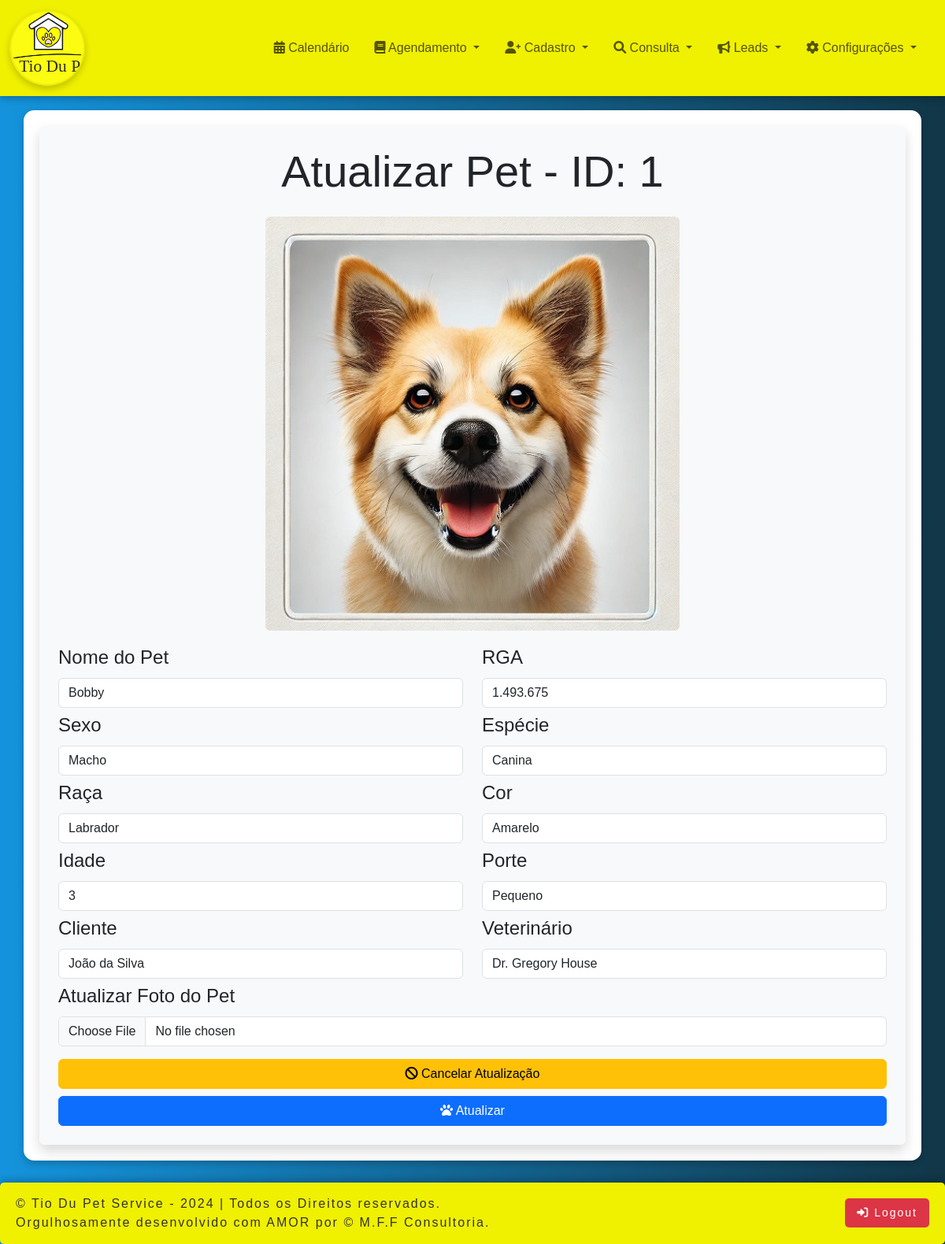
The app's page /office/pet_atualizar.php?id=1 (signed in) with its own data.
### tables this page shows
CREATE TABLE `pet` (
  `id` int(11) NOT NULL,
  `cliente_id` int(11) NOT NULL,
  `veterinario_id` int(11) NOT NULL,
  `foto_pet` varchar(255) DEFAULT NULL,
  `nome` varchar(50) NOT NULL,
  `sexo` varchar(50) NOT NULL,
  `especie` varchar(30) NOT NULL,
  `raca` varchar(50) DEFAULT NULL,
  `cor` varchar(50) DEFAULT NULL,
  `idade` int(11) DEFAULT NULL,
  `porte` varchar(20) DEFAULT NULL,
  `rga` varchar(50) DEFAULT NULL
);

CREATE TABLE `cliente` (
  `id` int(11) NOT NULL,
  `nome` varchar(100) NOT NULL,
  `cpf` varchar(14) NOT NULL,
  `telefone` varchar(15) NOT NULL,
  `email` varchar(100) NOT NULL,
  `endereco` varchar(100) DEFAULT NULL,
  `numero` varchar(10) DEFAULT NULL,
  `complemento` varchar(20) DEFAULT NULL,
  `bairro` varchar(50) NOT NULL,
  `cep` varchar(10) NOT NULL,
  `cidade` varchar(50) NOT NULL,
  `estado` varchar(2) NOT NULL
);

CREATE TABLE `veterinario` (
  `id` int(10) NOT NULL,
  `nome` varchar(100) NOT NULL,
  `telefone` varchar(15) NOT NULL,
  `email` varchar(100) NOT NULL,
  `endereco` varchar(100) DEFAULT NULL,
  `numero` varchar(10) DEFAULT NULL,
  `complemento` varchar(20) DEFAULT NULL,
  `bairro` varchar(50) NOT NULL,
  `cep` varchar(10) NOT NULL,
  `cidade` varchar(50) NOT NULL,
  `estado` varchar(2) NOT NULL
);

### office/pet_atualizar.php (the view, shortened to what this page needs)
<?php
include 'office_header.php';
include 'conexaoAction.php';
$pet_id = intval($_GET['id']);
$sql = "
    SELECT pet.*, cliente.nome AS nome_cliente, veterinario.nome AS nome_veterinario
    FROM pet
    INNER JOIN cliente ON pet.cliente_id = cliente.id
    INNER JOIN veterinario ON pet.veterinario_id = veterinario.id
    WHERE pet.id = ?";
$stmt = $conexao->prepare($sql);
$stmt->bind_param('i', $pet_id);
$stmt->execute();
$resultado = $stmt->get_result();
if ($resultado->num_rows > 0) {
    $row = $resultado->fetch_assoc();
} else {
    echo "<div class='container'><p class='text-danger text-center'>Pet não encontrado.</p></div>";
    exit;
}
$sql_clientes = "SELECT id, nome FROM cliente";
$clientes_result = $conexao->query($sql_clientes);
$sql_veterinarios = "SELECT id, nome FROM veterinario";
$veterinarios_result = $conexao->query($sql_veterinarios);
?>
<head>
</head>
<body>
<div class="container-centered container d-flex justify-content-center align-items-center">
    <div class="form-container col-md-8 bg-light p-4 rounded shadow">
        <h1 class="text-center mb-4 display-4">Atualizar Pet - ID: <?php echo $pet_id; ?></h1>
        <div class="text-center mb-3">
            <?php if (!empty($row['foto_pet'])): ?>
                <img src="uploads/<?php echo $row['foto_pet']; ?>" alt="Foto do Pet" class="img-fluid rounded w-50">
            <?php else: ?>
                <p class="text-muted">Sem foto disponível.</p>
            <?php endif; ?>
        </div>
        <form id="atualizarpetForm">
            <div class="row mb-1">
                <div class="col-md-6">
                    <label for="txtNome" class="form-label">Nome do Pet</label>
                    <input name="txtNome" id="txtNome" type="text" class="form-control" maxlength="50" value="<?php echo htmlspecialchars($row['nome']); ?>" required>
                </div>
                <div class="col-md-6">
                    <label for="txtRga" class="form-label">RGA</label>
                    <input name="txtRga" id="txtRga" type="text" class="form-control" maxlength="9" value="<?php echo htmlspecialchars($row['rga']); ?>" required>
                </div>
            </div>
            <div class="row mb-1">
                <div class="col-md-6">
                    <label for="txtSexo" class="form-label">Sexo</label>
                    <select class="form-control" id="txtSexo" name="txtSexo" value="<?php echo htmlspecialchars($row['sexo']); ?>">
                        <option value="Macho">Macho</option>
                    </select>
                </div>
                <div class="col-md-6">
                    <label for="txtEspecie" class="form-label">Espécie</label>
                    <select class="form-control" id="txtEspecie" name="txtEspecie" value="<?php echo htmlspecialchars($row['especie']); ?>">
                        <option value="Canina">Canina</option>
                        </select>
                </div>
            </div>
            <div class="row mb-1">
                <div class="col-md-6">
                    <label for="txtRaca" class="form-label">Raça</label>
                    <input name="txtRaca" id="txtRaca" type="text" class="form-control" maxlength="50" value="<?php echo htmlspecialchars($row['raca']); ?>">
                </div>
                <div class="col-md-6">
                    <label for="txtCor" class="form-label">Cor</label>
                    <input name="txtCor" id="txtCor" type="text" class="form-control" maxlength="50" value="<?php echo htmlspecialchars($row['cor']); ?>">
                </div>
            </div>
            <div class="row mb-1">
                <div class="col-md-6">
                    <label for="txtIdade" class="form-label">Idade</label>
                    <input name="txtIdade" id="txtIdade" type="number" class="form-control" max="99" value="<?php echo htmlspecialchars($row['idade']); ?>" required>
                </div>
                <div class="col-md-6">
                    <label for="txtPorte" class="form-label">Porte</label>
                    <select class="form-control" id="txtPorte" name="txtPorte" maxlength="50" value="<?php echo htmlspecialchars($row['porte']); ?>" required>
                        <option value="Pequeno">Pequeno</option>
                    </select>
                </div>
            </div>
            <div class="row mb-1">
                <div class="col">
                    <label for="id_cliente" class="form-label">Cliente</label>
                    <select name="id_cliente" id="id_cliente" class="form-control">
                        <?php while ($cliente = $clientes_result->fetch_assoc()): ?>
                            <option value="<?php echo $cliente['id']; ?>" <?php echo ($cliente['id'] == $row['cliente_id']) ? 'selected' : ''; ?>>
                                <?php echo $cliente['nome']; ?>
                            </option>
                        <?php endwhile; ?>
                    </select>
                </div>
                <div class="col">
                    <label for="id_veterinario" class="form-label">Veterinário</label>
                    <select name="id_veterinario" id="id_veterinario" class="form-control">
                        <?php while ($veterinario = $veterinarios_result->fetch_assoc()): ?>
                            <option value="<?php echo $veterinario['id']; ?>" <?php echo ($veterinario['id'] == $row['veterinario_id']) ? 'selected' : ''; ?>>
                                <?php echo $veterinario['nome']; ?>
                            </option>
                        <?php endwhile; ?>
                    </select>
                </div>
            </div>
            <div class="mb-3">
                <label for="foto_pet" class="form-label">Atualizar Foto do Pet</label>
                <input type="file" name="foto_pet" id="foto_pet" class="form-control" accept="image/*">
            </div>
            <div class="text-center">
                <a href="pet_listar.php" class="btn btn-warning w-100 mb-2">
                    <i class="fa fa-ban"></i> Cancelar Atualização
                </a>
                <button type="submit" name="btnAtualizar" class="btn btn-primary w-100">
                    <i class="fa fa-paw"></i> Atualizar
                </button>
            </div>
        </form>
    </div>
</div>
</body>
</html>
<?php
include 'office_footer.php';
?>

### office/office_header.php (shortened to what this page needs)
<?php
function base_url($path = '') {
    return 'http://localhost/tiodupetservice_web/' . $path;
}
?>
<!DOCTYPE html>
<html lang="pt-br">
<head>
    <link href="https://cdn.jsdelivr.net/npm/bootstrap@5.3.3/dist/css/bootstrap.min.css" rel="stylesheet">
    <link rel="stylesheet" href="https://cdnjs.cloudflare.com/ajax/libs/font-awesome/6.0.0-beta3/css/all.min.css">
    <link rel="stylesheet" href="office_style.css">
</head>
<body>
<header>
    <nav class="navbar navbar-expand-lg">
        <div class="container-fluid">
            <a class="navbar-brand logo" href="<?php echo base_url('office/main.php'); ?>"><img src="../assets/images/LogoTioDu.svg" alt="Logo"></a>
            <div class="collapse navbar-collapse" id="navbarNav">
                <ul class="navbar-nav ms-auto">
                <li class="nav-item calendario">
                    <a class="nav-link" href="<?php echo base_url('office/calendar.php'); ?>">
                        <i class="fas fa-calendar-alt"></i> Calendário
                    </a>
                </li>
                    <li class="nav-item dropdown">
                        <a class="nav-link dropdown-toggle" href="<?php echo base_url('office/main.php'); ?>" id="agendamentoDropdown" role="button" data-bs-toggle="dropdown" aria-expanded="false">
                            <i class="fa-solid fa-book"></i> Agendamento
                        </a>
                    </li>
                        <li class="nav-item dropdown">
                            <a class="nav-link dropdown-toggle" href="<?php echo base_url('office/main.php'); ?>" id="cadastroDropdown" role="button" data-bs-toggle="dropdown" aria-expanded="false">
                                <i class="fas fa-user-plus"></i> Cadastro
                            </a>
                        </li>
                    <li class="nav-item dropdown">
                        <a class="nav-link dropdown-toggle" href="<?php echo base_url('office/main.php'); ?>" id="consultaDropdown" role="button" data-bs-toggle="dropdown" aria-expanded="false">
                            <i class="fas fa-search"></i> Consulta
                        </a>
                    </li>
                    <li class="nav-item dropdown">
                        <a class="nav-link dropdown-toggle" href="<?php echo base_url('office/main.php'); ?>" id="leadsDropdown" role="button" data-bs-toggle="dropdown" aria-expanded="false">
                            <i class="fas fa-bullhorn"></i> Leads
                        </a>
                    </li>
                    <li class="nav-item dropdown">
                        <a class="nav-link dropdown-toggle" href="<?php echo base_url('office/main.php'); ?>" id="configDropdown" role="button" data-bs-toggle="dropdown" aria-expanded="false">
                            <i class="fas fa-cog"></i> Configurações
                        </a>
                    </li>
                </ul>
            </div>
        </div>
    </nav>
</header>
<div style="height: 15vh;"></div>
</body>
</html>

### office/office_footer.php (shortened to what this page needs)
<head>
</head>
<body>
    <div class="content-wrap">
        <div style="height: 1vh;"></div>
    </div>
    <footer class="footer">
        <p class="footer-text">© Tio Du Pet Service - 2024 | Todos os Direitos reservados. <br>
        Orgulhosamente desenvolvido com AMOR por © M.F.F Consultoria.</p>
        <a href="logout.php" class="login-btn">
            <i class="fas fa-sign-in-alt"></i> Logout
        </a>
    </footer>
</body>

### office/office_style.css (style rules this page uses)
.container-centered { display: flex; justify-content: center; align-items: center; padding: 20px; margin: 20px auto; background-color: #fff; box-shadow: 0 4px 8px rgba(0, 0, 0, 0.2); border-radius: 10pt; font-size:x-large; }
.form-container { width: 100%; background-color: #f8f9fa; padding: 30px; border-radius: 10px; box-shadow: 0px 4px 12px rgba(0, 0, 0, 0.1); }

### office/office_header.php (style rules this page uses)
body { background: linear-gradient(to right, rgb(20, 147, 220), rgb(17, 54, 71)); font-family: sans-serif; font-size: 1rem; }
.logo img { width: 12vh; height: 12vh; border-radius: 50%; box-shadow: 0 4px 8px rgba(0, 0, 0, 0.2); }
nav { position:fixed!important; width: 100% !important; display: flex; justify-content:space-around; align-items: center; font-family: Verdana, Geneva, Tahoma, sans-serif; background: #f0f001; box-shadow: 0 4px 8px rgba(0, 0, 0, 0.2); margin-bottom: 10pt; z-index: 1000; }
.nav-item { padding-right: 2vh; }

### office/office_footer.php (style rules this page uses)
.content-wrap { flex: 1; }
.footer { display: flex; align-items: center; justify-content: space-between; letter-spacing: 2px; font-size: 16px; background-color: #f0f001; padding: 15px 20px; border-radius: 5px; color: #333; bottom: 0; left: 0; width: 100%; box-shadow: 0 -4px 8px rgba(0, 0, 0, 0.2); }
.footer-text { margin: 0; }
.login-btn { font-size: 14px; color: white; background-color: #dc3545; padding: 8px 15px; border-radius: 5px; text-decoration: none; display: inline-block; transition: background-color 0.3s ease; }

### records on screen
pet: foto_pet (picture), txtNome "Bobby", txtRga "1.493.675", txtSexo "Macho", txtEspecie "Canina", txtRaca "Labrador", txtCor "Amarelo", txtIdade "3", txtPorte "Pequeno", id_cliente "João da Silva", id_veterinario "Dr. Gregory House"

### other values on screen
$pet_id "1"
